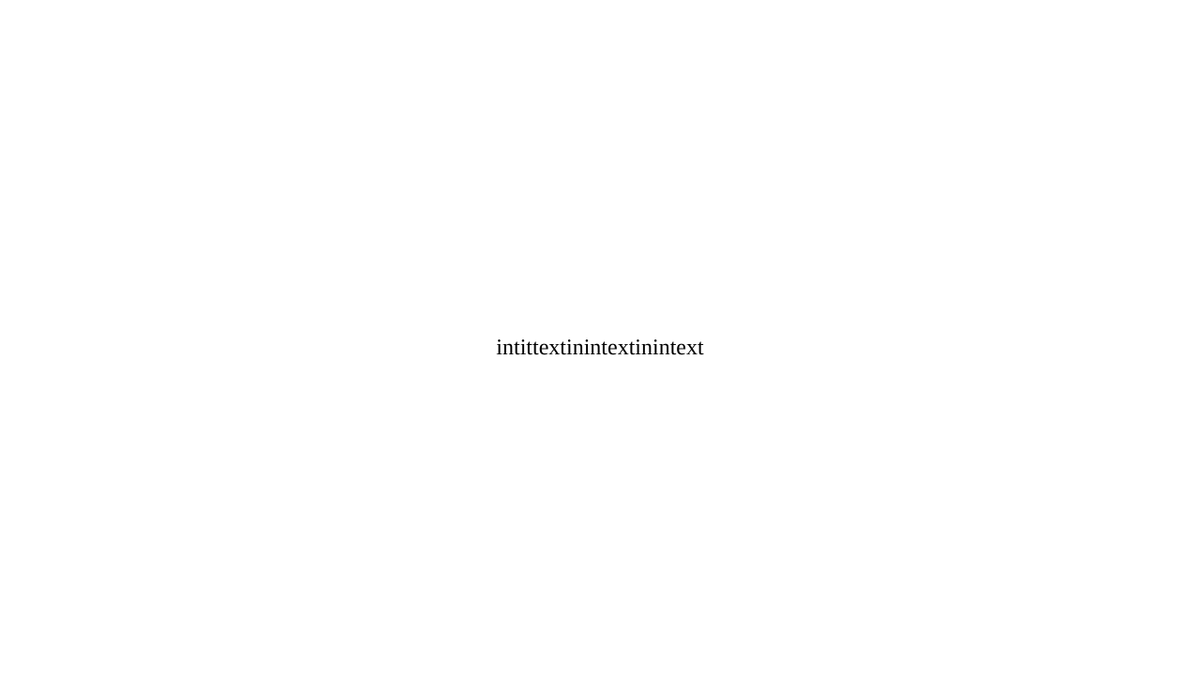
Frame 1 (no input)
Frame 60 (no input): identical to frame 1, image omitted
Frame 120 (the mouse pressed at the canvas centre since frame 60): identical to frame 1, image omitted

The p5.js sketch that drew this single still picture (run headless with seeded random() and noise() and a simulated clock; from frame 60 on, the mouse is pressed at the canvas centre):

// p5.js sketch
// ── sketch.js
let initMouseX,
  initMouseY = 0;
let endMouseX,
  endMouseY = 0;
let count,
  pCount = 0;
let l1Init, l1End, l2Init, l2End, l3Init, l3End, l4Init, l4End, l5Init, l5End;
let pMill = 0;
let toBeShown;
let randNum;

function setup() {
  createCanvas(1280, 720);
  background(255);
  //   l1Init,
  //     l1End,
  //     l2Init,
  //     l2End,
  //     l3Init,
  //     l3End,
  //     l4Init,
  //     l4End,
  //     l5Init,
  //     (l5End = createVector(0, 0));
  console.log(data[0].events[5]);
  count = 5;
  randNum = int(random(data.lenght));
}

function draw() {
  //background(220);
  console.log(count);
  let mill = millis();
  console.log(data[randNum].events[count]);
  if (data[randNum].events[count]) {
    toBeShown = data[0].initText;
    writeText();
  } else if (count % 5 == 0 && mill - pMill > 2000) {
    background(255);
    pMill = mill;
  } else if (mouseIsPressed) {
    strokeWeight(4);
    line(mouseX, mouseY, pmouseX, pmouseY);
  }
  //console.log(mouseX,mouseY);
}

function mousePressed() {
  initMouseX = mouseX;
  initMouseY = mouseY;
  //console.log("hello",initMouseX, initMouseY);
}

function mouseReleased() {
  endMouseX = pmouseX;
  endMouseY = pmouseY;
  checkLine();
  //console.log("hello",endMouseX, endMouseY);
  //addToStore();
}

function checkLine() {
  if (count % 5 != 0) {
    //count++;
    //addToStore();
  } else {
    //count++;
    //addToStore();
    pMill = millis();
    console.log(pMill);
  }
}

function writeText() {
  background(255);
  fill(0);
  textFont("Cormorant Garamond");
  textAlign(CENTER);
  textSize(24);
  text(toBeShown, width / 2 - 450, height / 2, 900);
}

function keyPressed() {
  if (keyCode === 66) {
    console.log("Key  typed");
  }
}

// function addToStore(){
//   if (count % 5 == 1){
//     l1Init.set(initMouseX, initMouseY);
//     l1End.set(initMouseX, endMouseX);
//   }
//   else if (count % 5 == 2){
//     l2Init.set(initMouseX, initMouseY);
//     l2End.set(initMouseX, endMouseX);
//   }
//   else if (count % 5 == 3){
//     l3Init.set(initMouseX, initMouseY);
//     l3End.set(initMouseX, endMouseX);
//   }
//   else if (count % 5 == 4){
//     l4Init.set(initMouseX, initMouseY);
//     l4End.set(initMouseX, endMouseX);
//   }
//   else {
//     l5Init.set(initMouseX, initMouseY);
//     l5End.set(initMouseX, endMouseX);
//   }
// }

// ── data.js
data = [
  {
    name: "ABC",
    dateIncarcerated: "21-10-2021",
    initText: "intittextinintextinintext",
    events: {
      5: "Hello",
    },
  },
];
